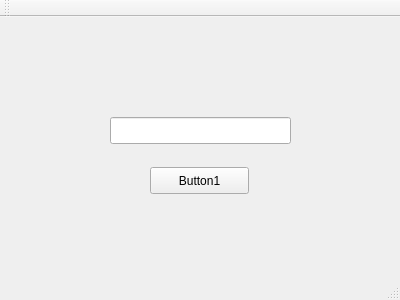
<?xml version="1.0" encoding="UTF-8"?>
<ui version="4.0">
 <class>MainWindow</class>
 <widget class="QMainWindow" name="MainWindow">
  <property name="geometry">
   <rect>
    <x>0</x>
    <y>0</y>
    <width>400</width>
    <height>300</height>
   </rect>
  </property>
  <property name="windowTitle">
   <string>MainWindow</string>
  </property>
  <widget class="QWidget" name="centralWidget">
   <widget class="QPushButton" name="Button1">
    <property name="geometry">
     <rect>
      <x>150</x>
      <y>150</y>
      <width>99</width>
      <height>27</height>
     </rect>
    </property>
    <property name="text">
     <string>Button1</string>
    </property>
   </widget>
   <widget class="QLineEdit" name="Edit1">
    <property name="geometry">
     <rect>
      <x>110</x>
      <y>100</y>
      <width>181</width>
      <height>27</height>
     </rect>
    </property>
   </widget>
  </widget>
  <widget class="QMenuBar" name="menuBar">
   <property name="geometry">
    <rect>
     <x>0</x>
     <y>0</y>
     <width>400</width>
     <height>25</height>
    </rect>
   </property>
  </widget>
  <widget class="QToolBar" name="mainToolBar">
   <attribute name="toolBarArea">
    <enum>TopToolBarArea</enum>
   </attribute>
   <attribute name="toolBarBreak">
    <bool>false</bool>
   </attribute>
  </widget>
  <widget class="QStatusBar" name="statusBar"/>
 </widget>
 <layoutdefault spacing="6" margin="11"/>
 <resources/>
 <connections/>
</ui>
